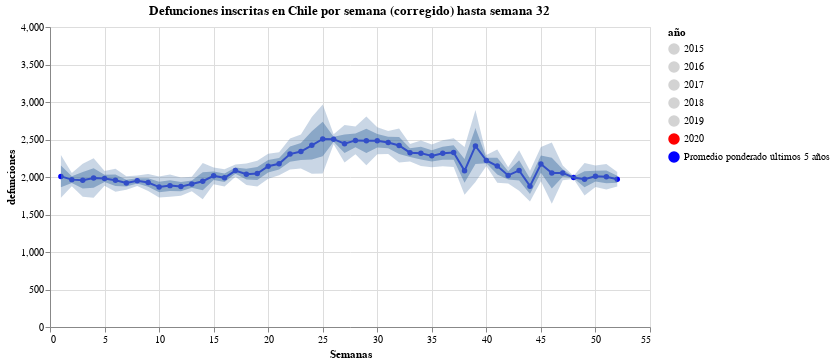

The notebook cell saved with this chart:
### Code cell
#hide_input
label = alt.selection_single(
    encodings=['x'], # limit selection to x-axis value
    on='mouseover',  # select on mouseover events
    nearest=True,    # select data point nearest the cursor
    empty='none'     # empty selection includes no data points
)

base = alt.Chart(amended_deaths.drop([i for i in np.arange(2012,2015)]).reset_index().melt("index", value_name="defunciones").rename(columns={"index":"año"})).mark_line(point=True).encode(
    x = alt.X("semana:Q",scale=alt.Scale(domain=(1, 52))),
    y = alt.Y("defunciones", scale=alt.Scale(domain=(0,3750))),
    color=alt.Color('año:N', scale=alt.Scale(range=['lightgray', 'lightgray', 'lightgray', 'lightgray', 'lightgray', 'red', 'blue'], 
                                             domain=["2015", "2016", "2017", "2018", "2019", "2020", "Promedio ponderado últimos 5 años"]))
)

alt.layer(
    base, # base line chart
    
    alt.Chart(df_expected.reset_index()).mark_area(
        opacity=0.5
    ).encode(
        x="semana",
        y=alt.Y("lower:Q", axis=alt.Axis(title="defunciones")),
        #y="lower:Q",
        y2="upper:Q"
    ),
    
    alt.Chart(df_expected.reset_index()).mark_area(
        opacity=0.3
    ).encode(
        x="semana",
        y="lower 2:Q",
        y2="upper 2:Q"
    ),
    
#     alt.Chart(expected.reset_index().rename(columns={0:"defunciones"})).mark_line(point=True).encode(
#     x = "semana",
#     y = "defunciones"
#     ),
    # add a rule mark to serve as a guide line
    alt.Chart().mark_rule(color='#aaa').encode(
        x = alt.X('semana:Q', scale=alt.Scale(domain=(1, 52)), axis=alt.Axis(title='Semanas'), sort=None)
    ).transform_filter(label),
    
    # add circle marks for selected time points, hide unselected points
    base.mark_circle().encode(
        opacity=alt.condition(label, alt.value(1), alt.value(0))
    ).add_selection(label),

    # add white stroked text to provide a legible background for labels
    base.mark_text(align='left', dx=5, dy=-5, stroke='white', strokeWidth=2).encode(
        text='defunciones'
    ).transform_filter(label),

    # add text labels for stock prices
    base.mark_text(align='left', dx=5, dy=-5).encode(
        text='defunciones'
    ).transform_filter(label),
    
    data=amended_deaths.drop([i for i in np.arange(2012,2015)]).reset_index().melt("index", value_name="defunciones").rename(columns={"index":"año"})
).properties(
    title = f'Defunciones inscritas en Chile por semana (corregido) hasta semana {current_week-1}',
    width=600
)

### Figure 1 — Vega-Lite specification as saved in the notebook (floating-point values rounded to 4 significant figures; data arrays with more than 128 entries replaced by an {"elided": "..."} marker saying what was removed)
{"config": {"view": {"continuousWidth": 400, "continuousHeight": 300}}, "layer": [{"data": {"name": "data-864b3d4c1a50283d6ea330f5f484bdc9"}, "mark": {"type": "line", "point": true}, "encoding": {"color": {"type": "nominal", "field": "año", "scale": {"domain": ["2015", "2016", "2017", "2018", "2019", "2020", "Promedio ponderado últimos 5 años"], "range": ["lightgray", "lightgray", "lightgray", "lightgray", "lightgray", "red", "blue"]}}, "x": {"type": "quantitative", "field": "semana", "scale": {"domain": [1, 52]}}, "y": {"type": "quantitative", "field": "defunciones", "scale": {"domain": [0, 3750]}}}}, {"data": {"name": "data-cc9a3e80a4d7d5fe0eaf8d1162a4293d"}, "mark": {"type": "area", "opacity": 0.5}, "encoding": {"x": {"type": "quantitative", "field": "semana"}, "y": {"type": "quantitative", "axis": {"title": "defunciones"}, "field": "lower"}, "y2": {"field": "upper"}}}, {"data": {"name": "data-cc9a3e80a4d7d5fe0eaf8d1162a4293d"}, "mark": {"type": "area", "opacity": 0.3}, "encoding": {"x": {"type": "quantitative", "field": "semana"}, "y": {"type": "quantitative", "field": "lower 2"}, "y2": {"field": "upper 2"}}}, {"mark": {"type": "rule", "color": "#aaa"}, "encoding": {"x": {"type": "quantitative", "axis": {"title": "Semanas"}, "field": "semana", "scale": {"domain": [1, 52]}, "sort": null}}, "transform": [{"filter": {"selection": "selector002"}}]}, {"data": {"name": "data-864b3d4c1a50283d6ea330f5f484bdc9"}, "mark": "circle", "encoding": {"color": {"type": "nominal", "field": "año", "scale": {"domain": ["2015", "2016", "2017", "2018", "2019", "2020", "Promedio ponderado últimos 5 años"], "range": ["lightgray", "lightgray", "lightgray", "lightgray", "lightgray", "red", "blue"]}}, "opacity": {"condition": {"value": 1, "selection": "selector002"}, "value": 0}, "x": {"type": "quantitative", "field": "semana", "scale": {"domain": [1, 52]}}, "y": {"type": "quantitative", "field": "defunciones", "scale": {"domain": [0, 3750]}}}, "selection": {"selector002": {"type": "single", "encodings": ["x"], "on": "mouseover", "nearest": true, "empty": "none"}}}, {"data": {"name": "data-864b3d4c1a50283d6ea330f5f484bdc9"}, "mark": {"type": "text", "align": "left", "dx": 5, "dy": -5, "stroke": "white", "strokeWidth": 2}, "encoding": {"color": {"type": "nominal", "field": "año", "scale": {"domain": ["2015", "2016", "2017", "2018", "2019", "2020", "Promedio ponderado últimos 5 años"], "range": ["lightgray", "lightgray", "lightgray", "lightgray", "lightgray", "red", "blue"]}}, "text": {"type": "quantitative", "field": "defunciones"}, "x": {"type": "quantitative", "field": "semana", "scale": {"domain": [1, 52]}}, "y": {"type": "quantitative", "field": "defunciones", "scale": {"domain": [0, 3750]}}}, "transform": [{"filter": {"selection": "selector002"}}]}, {"data": {"name": "data-864b3d4c1a50283d6ea330f5f484bdc9"}, "mark": {"type": "text", "align": "left", "dx": 5, "dy": -5}, "encoding": {"color": {"type": "nominal", "field": "año", "scale": {"domain": ["2015", "2016", "2017", "2018", "2019", "2020", "Promedio ponderado últimos 5 años"], "range": ["lightgray", "lightgray", "lightgray", "lightgray", "lightgray", "red", "blue"]}}, "text": {"type": "quantitative", "field": "defunciones"}, "x": {"type": "quantitative", "field": "semana", "scale": {"domain": [1, 52]}}, "y": {"type": "quantitative", "field": "defunciones", "scale": {"domain": [0, 3750]}}}, "transform": [{"filter": {"selection": "selector002"}}]}], "data": {"name": "data-864b3d4c1a50283d6ea330f5f484bdc9"}, "title": "Defunciones inscritas en Chile por semana (corregido) hasta semana 32", "width": 600, "$schema": "https://vega.github.io/schema/vega-lite/v4.8.1.json", "datasets": {"data-864b3d4c1a50283d6ea330f5f484bdc9": {"elided": "364 records"}, "data-cc9a3e80a4d7d5fe0eaf8d1162a4293d": [{"semana": 1, "lower": 1865.0, "upper": 2152.0, "lower 2": 1722.0, "upper 2": 2294.0}, {"semana": 2, "lower": 1921.0, "upper": 2009.0, "lower 2": 1877.0, "upper 2": 2054.0}, {"semana": 3, "lower": 1848.0, "upper": 2066.0, "lower 2": 1738.0, "upper 2": 2176.0}, {"semana": 4, "lower": 1856.0, "upper": 2118.0, "lower 2": 1724.0, "upper 2": 2250.0}, {"semana": 5, "lower": 1932.0, "upper": 2030.0, "lower 2": 1882.0, "upper 2": 2080.0}, {"semana": 6, "lower": 1881.0, "upper": 2033.0, "lower 2": 1804.0, "upper 2": 2110.0}, {"semana": 7, "lower": 1875.0, "upper": 1965.0, "lower 2": 1830.0, "upper 2": 2010.0}, {"semana": 8, "lower": 1914.0, "upper": 1984.0, "lower 2": 1879.0, "upper 2": 2019.0}, {"semana": 9, "lower": 1869.0, "upper": 1983.0, "lower 2": 1813.0, "upper 2": 2039.0}, {"semana": 10, "lower": 1796.0, "upper": 1936.0, "lower 2": 1726.0, "upper 2": 2006.0}, {"semana": 11, "lower": 1812.0, "upper": 1958.0, "lower 2": 1738.0, "upper 2": 2032.0}, {"semana": 12, "lower": 1811.0, "upper": 1933.0, "lower 2": 1750.0, "upper 2": 1994.0}, {"semana": 13, "lower": 1857.0, "upper": 1955.0, "lower 2": 1809.0, "upper 2": 2003.0}, {"semana": 14, "lower": 1823.0, "upper": 2064.0, "lower 2": 1702.0, "upper 2": 2186.0}, {"semana": 15, "lower": 1960.0, "upper": 2072.0, "lower 2": 1904.0, "upper 2": 2128.0}, {"semana": 16, "lower": 1932.0, "upper": 2046.0, "lower 2": 1874.0, "upper 2": 2104.0}, {"semana": 17, "lower": 2045.0, "upper": 2126.0, "lower 2": 2004.0, "upper 2": 2168.0}, {"semana": 18, "lower": 1967.0, "upper": 2110.0, "lower 2": 1895.0, "upper 2": 2180.0}, {"semana": 19, "lower": 1960.0, "upper": 2132.0, "lower 2": 1875.0, "upper 2": 2218.0}, {"semana": 20, "lower": 2060.0, "upper": 2228.0, "lower 2": 1978.0, "upper 2": 2310.0}, {"semana": 21, "lower": 2100.0, "upper": 2252.0, "lower 2": 2023.0, "upper 2": 2330.0}, {"semana": 22, "lower": 2204.0, "upper": 2408.0, "lower 2": 2100.0, "upper 2": 2512.0}, {"semana": 23, "lower": 2226.0, "upper": 2454.0, "lower 2": 2112.0, "upper 2": 2568.0}, {"semana": 24, "lower": 2234.0, "upper": 2610.0, "lower 2": 2045.0, "upper 2": 2800.0}, {"semana": 25, "lower": 2278.0, "upper": 2738.0, "lower 2": 2047.0, "upper 2": 2968.0}, {"semana": 26, "lower": 2470.0, "upper": 2538.0, "lower 2": 2438.0, "upper 2": 2570.0}, {"semana": 27, "lower": 2320.0, "upper": 2568.0, "lower 2": 2194.0, "upper 2": 2694.0}, {"semana": 28, "lower": 2396.0, "upper": 2580.0, "lower 2": 2304.0, "upper 2": 2672.0}, {"semana": 29, "lower": 2320.0, "upper": 2644.0, "lower 2": 2156.0, "upper 2": 2808.0}, {"semana": 30, "lower": 2392.0, "upper": 2572.0, "lower 2": 2302.0, "upper 2": 2662.0}, {"semana": 31, "lower": 2384.0, "upper": 2536.0, "lower 2": 2308.0, "upper 2": 2612.0}, {"semana": 32, "lower": 2308.0, "upper": 2532.0, "lower 2": 2194.0, "upper 2": 2646.0}, {"semana": 33, "lower": 2266.0, "upper": 2382.0, "lower 2": 2208.0, "upper 2": 2440.0}, {"semana": 34, "lower": 2232.0, "upper": 2404.0, "lower 2": 2148.0, "upper 2": 2488.0}, {"semana": 35, "lower": 2206.0, "upper": 2358.0, "lower 2": 2130.0, "upper 2": 2434.0}, {"semana": 36, "lower": 2230.0, "upper": 2402.0, "lower 2": 2142.0, "upper 2": 2490.0}, {"semana": 37, "lower": 2230.0, "upper": 2422.0, "lower 2": 2134.0, "upper 2": 2518.0}, {"semana": 38, "lower": 1923.0, "upper": 2240.0, "lower 2": 1764.0, "upper 2": 2400.0}, {"semana": 39, "lower": 2174.0, "upper": 2654.0, "lower 2": 1935.0, "upper 2": 2892.0}, {"semana": 40, "lower": 2184.0, "upper": 2256.0, "lower 2": 2146.0, "upper 2": 2294.0}, {"semana": 41, "lower": 2035.0, "upper": 2256.0, "lower 2": 1925.0, "upper 2": 2368.0}, {"semana": 42, "lower": 1967.0, "upper": 2076.0, "lower 2": 1913.0, "upper 2": 2130.0}, {"semana": 43, "lower": 1953.0, "upper": 2224.0, "lower 2": 1817.0, "upper 2": 2358.0}, {"semana": 44, "lower": 1775.0, "upper": 1981.0, "lower 2": 1673.0, "upper 2": 2084.0}, {"semana": 45, "lower": 2058.0, "upper": 2286.0, "lower 2": 1944.0, "upper 2": 2400.0}, {"semana": 46, "lower": 1848.0, "upper": 2256.0, "lower 2": 1644.0, "upper 2": 2460.0}, {"semana": 47, "lower": 2005.0, "upper": 2104.0, "lower 2": 1956.0, "upper 2": 2152.0}, {"semana": 48, "lower": 1982.0, "upper": 2002.0, "lower 2": 1972.0, "upper 2": 2012.0}, {"semana": 49, "lower": 1862.0, "upper": 2078.0, "lower 2": 1755.0, "upper 2": 2186.0}, {"semana": 50, "lower": 1940.0, "upper": 2082.0, "lower 2": 1868.0, "upper 2": 2154.0}, {"semana": 51, "lower": 1918.0, "upper": 2088.0, "lower 2": 1834.0, "upper 2": 2172.0}, {"semana": 52, "lower": 1922.0, "upper": 2018.0, "lower 2": 1874.0, "upper 2": 2066.0}]}}
